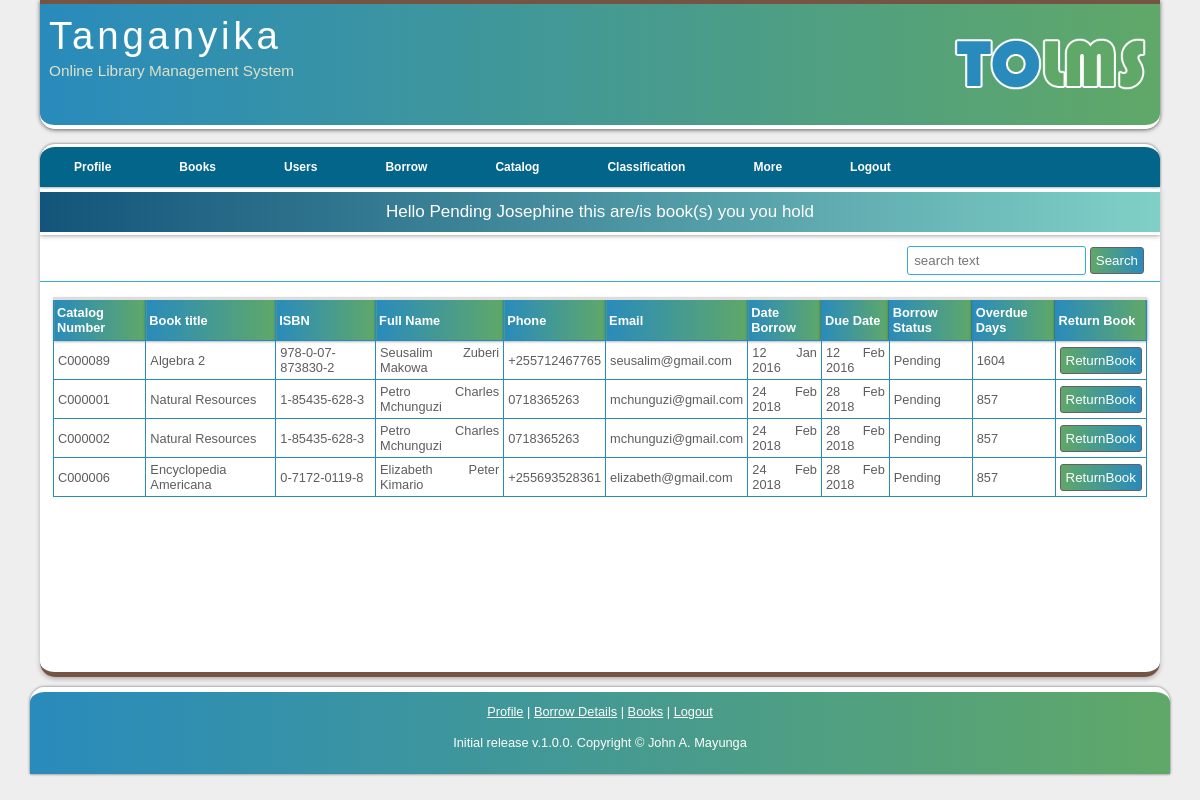
The app's page /viewBorrowPending.php (signed in) with its own data.
### tables this page shows
CREATE TABLE `borrow` (
  `borrowID` int(11) NOT NULL,
  `userID` int(11) NOT NULL,
  `dateBorrow` datetime NOT NULL,
  `dueDate` datetime DEFAULT NULL
);

CREATE TABLE `catalog` (
  `catalogID` int(11) NOT NULL,
  `catalogNo` char(8) NOT NULL,
  `catStatus` enum('Lost','New','Old','Deleted') NOT NULL DEFAULT 'New',
  `state` enum('0','1') NOT NULL DEFAULT '1',
  `bookID` int(11) NOT NULL
);

CREATE TABLE `books` (
  `bookID` int(11) NOT NULL,
  `bookTitle` varchar(100) NOT NULL,
  `author` varchar(50) NOT NULL,
  `bookPub` varchar(100) NOT NULL,
  `pages` varchar(40) NOT NULL,
  `ISBN` varchar(50) NOT NULL,
  `copyrightYear` int(11) NOT NULL,
  `dateReceived` datetime NOT NULL,
  `dateAdded` datetime NOT NULL,
  `status` enum('Normal','Reference') NOT NULL DEFAULT 'Normal',
  `price` decimal(10,2) NOT NULL,
  `classID` int(50) NOT NULL
);

CREATE TABLE `users` (
  `userID` int(11) NOT NULL,
  `userNo` varchar(25) DEFAULT NULL,
  `uName` varchar(20) NOT NULL,
  `pass` varchar(60) NOT NULL,
  `email` varchar(40) DEFAULT NULL,
  `fName` varchar(20) NOT NULL,
  `mName` varchar(20) DEFAULT NULL,
  `sName` varchar(20) NOT NULL,
  `address` varchar(50) DEFAULT NULL,
  `phone` varchar(15) NOT NULL,
  `gender` enum('Male','Female') NOT NULL,
  `type` varchar(40) DEFAULT NULL,
  `idType` varchar(50) DEFAULT NULL,
  `idNo` varchar(30) DEFAULT NULL,
  `street` varchar(50) DEFAULT NULL,
  `houseNo` varchar(50) DEFAULT NULL,
  `country` varchar(40) DEFAULT NULL,
  `photo` varchar(70) DEFAULT NULL,
  `uLevel` enum('Admin','Librarian','User','Blocked') NOT NULL DEFAULT 'User'
);

CREATE TABLE `borrowdetails` (
  `borrowDetailsID` int(11) NOT NULL,
  `catalogID` int(11) NOT NULL,
  `borrowID` int(11) NOT NULL,
  `borrowStatus` varchar(10) NOT NULL,
  `dateReturn` datetime NOT NULL
);

### AppRoot/init.inc.php (called while the page is built, shortened)
<?php
$host = 'localhost';
$user = 'atchosti_tolms';
$password = 'MayungaPassword';
$database = 'atchosti_tolms';
$link = mysqli_connect($host, $user, $password, $database );
if(isset($_SESSION['userID'])){
    $sessionULe           = $_SESSION['uLevel'];
    $sessionFNa           = $_SESSION['fName'] ;
}
require_once ('AppRoot/Functions/functions.php');
require_once ('AppRoot/Functions/viewFunctions.php');

### AppRoot/Functions/viewFunctions.php (called while the page is built, shortened)
<?php
function viewBorrowDetails($userID = '', $status = '', $filter = ''){
    global $link;
    $query          = "SELECT * FROM borrow
                                LEFT JOIN users ON borrow.userID = users.userID
                                LEFT JOIN borrowdetails ON borrow.borrowID = borrowdetails.borrowID
                                LEFT JOIN catalog on borrowdetails.catalogID =  catalog.catalogID
                                LEFT JOIN books on catalog.bookID =  books.bookID WHERE users.userID <> '' ";
    if(!empty($status)){
        $query .= " AND borrowdetails.borrowStatus = '{$status}' ";
    }
    $query .= "  ORDER BY borrow.borrowID ASC ";
    $queryResult = mysqli_query($link, $query);
    return $queryResult;
}

### AppRoot/Functions/functions.php (called while the page is built, shortened)
<?php
function getSpentDays($toDate, $fromDate){
    if($toDate == '0000-00-00 00:00:00'){
        $toDate = date("Y-m-d h:i:s", time());
    }
    $dateDiff = strtotime($toDate) - strtotime($fromDate);
    $days = floor($dateDiff/(3600*24));
    return $days;
}

### viewBorrowPending.php (the view, shortened to what this page needs)
<?php
include('AppRoot/init.inc.php');
$filter = ''; $userID = ''; $status = 'Pending';
?>
<!DOCTYPE HTML>
<html>
    <?php require_once 'AppRoot/Includes/head.inc';?>
    <body>
      <div id="main">
          <?php include 'AppRoot/Includes/header.inc'; ?>
          <?php include 'AppRoot/Includes/navigation.inc'; ?>
        <div id="site_content">
            <div class="my-title">Hello <?php echo $status . " " . $sessionFNa; ?> this are/is book(s) you you hold </div>
            <?php include('AppRoot/Includes/searchForm.inc'); ?>
                <div class="contents-manage">
                    <table class="data-table">
                        <tr>
                           <th>Catalog Number</th><th>Book title</th><th>ISBN</th>
                           <?php if($sessionULe == 'Admin' || $sessionULe == 'Librarian') : ?>
                           <th>Full Name</th>
                           <?php endif; ?>
                           <th>Phone</th><th>Email</th><th>Date Borrow</th><th>Due Date</th><th>Borrow Status</th><th>Overdue Days</th>
                           <?php if($sessionULe == 'Admin' || $sessionULe == 'Librarian') : ?>
                           <th>Return Book</th>
                           <?php endif; ?>
                        </tr>
                            <tbody>
                            <?php
                            foreach (viewBorrowDetails($userID, $status, $filter) as $catalog) :
                                extract($catalog);
                            ?>
                                <tr>
                                    <td><?= $catalogNo; ?></td>
                                    <td><?= $bookTitle; ?></td>
                                    <td><?= $ISBN; ?></td>
                                    <?php if($sessionULe == 'Admin' || $sessionULe == 'Librarian') : ?>
                                    <td><?= $fName. " ". $mName . " " .$sName; ?></td>
                                    <?php endif; ?>
                                    <td><?= $phone; ?></td>
                                    <td><?= $email; ?></td>
                                    <td><?= date('d M Y', strtotime($dateBorrow)); ?></td>
                                    <td><?= date('d M Y', strtotime($dueDate)); ?></td>
                                    <td><?= $borrowStatus; ?></td>
                                    <td><?= getSpentDays($dateReturn, $dueDate); ?></td>
                                    <?php if($sessionULe == 'Admin' || $sessionULe == 'Librarian') : ?>
                                    <td <?php if($borrowStatus == 'Returned') { echo "style='background-color: #82EOAA;'"; } ?>>
                                        <?php if($borrowStatus == 'Pending') : ?>
                                        <form action="viewBorrowDetails.php" method="POST">
                                            <input type="submit" class="control-button view" name="returnBook" value="ReturnBook" onclick="window.confirm('Are you sure you want to return a book?')"/>
                                        </form>
                                        <?php endif; ?>
                                    </td>
                                    <?php endif; ?>
                                </tr>
                            <?php
                                endforeach;
                            ?>
                            </tbody>
                        </table>
                    </div>
            </div>
        </div>
        <?php include 'AppRoot/Includes/footer.inc'; ?>
    </body>
</html>

### AppRoot/Assets/CSS/styles.css (style rules this page uses)
* { margin: 0; padding: 0; }
body { font: normal .80em 'trebuchet ms', arial, sans-serif; background: #eee; color: #5D5D5D; text-align: justify; }
#main { max-width: 1120px; padding: 0 20px 0 20px; margin: 0 auto 10px auto; }
#site_content { width: 100%; min-height: 480px; overflow: hidden; padding: 0px; background: #fff; border-top: 5px solid #fff; border-bottom: 5px solid #765443;; border-radius: 0 0 15px 15px; color: #5D5D5D; box-shadow: 0 2px 5px 0 rgba(0,0,0,.26); margin-bottom: 10px; }
.my-title { padding: 10px; background: linear-gradient(to right, #13547a, #80d0c7); border-bottom: 3px solid #fff; color: #fff; font-size: 17px; margin-bottom: 5px; text-align: center; box-shadow: 0 0 5px rgba(0,0,0,.5); }
.contents-manage { padding: 15px 13px 17px 13px; }
.control-button { padding: 5px; border: 1px solid #636161; border-radius: 3px; color: #fff; text-decoration: none; outline: none; }
.view { background: linear-gradient(to right, #60A868, #298BBC); }
table { border-collapse: collapse; }
.data-table { border-top: 3px solid #ddd; width: 100%; }
.data-table th, .data-table td { vertical-align: middle; border: 1px solid #298BBC; }
.data-table th { background: linear-gradient(to right, #298BBC, #60A868); padding: 5px 3px; color: #fff; box-shadow: 0 0 3px rgba(0,0,0,.5); }
.data-table td { padding: 4px; }

### records on screen
borrow: catalog.catalogNo "C000089", books.bookTitle "Algebra 2", books.ISBN "978-0-07-873830-2", userID.fName "Seusalim", userID.mName "Zuberi", userID.sName "Makowa", userID.phone "+255712467765", userID.email "seusalim@gmail.com", dateBorrow "12 Jan 2016", dueDate "12 Feb 2016", borrowdetails.borrowStatus "Pending", dueDate.dateReturn "1604"
borrow: catalog.catalogNo "C000001", books.bookTitle "Natural Resources", books.ISBN "1-85435-628-3", userID.fName "Petro", userID.mName "Charles", userID.sName "Mchunguzi", userID.phone "0718365263", userID.email "mchunguzi@gmail.com", dateBorrow "24 Feb 2018", dueDate "28 Feb 2018", borrowdetails.borrowStatus "Pending", dueDate.dateReturn "857", catalog.catalogNo "C000002"
borrow: catalog.catalogNo "C000006", books.bookTitle "Encyclopedia Americana", books.ISBN "0-7172-0119-8", userID.fName "Elizabeth", userID.mName "Peter", userID.sName "Kimario", userID.phone "+255693528361", userID.email "elizabeth@gmail.com", dateBorrow "24 Feb 2018", dueDate "28 Feb 2018", borrowdetails.borrowStatus "Pending", dueDate.dateReturn "857"

### other values on screen
$status "Pending"
$sessionFNa "Josephine"
